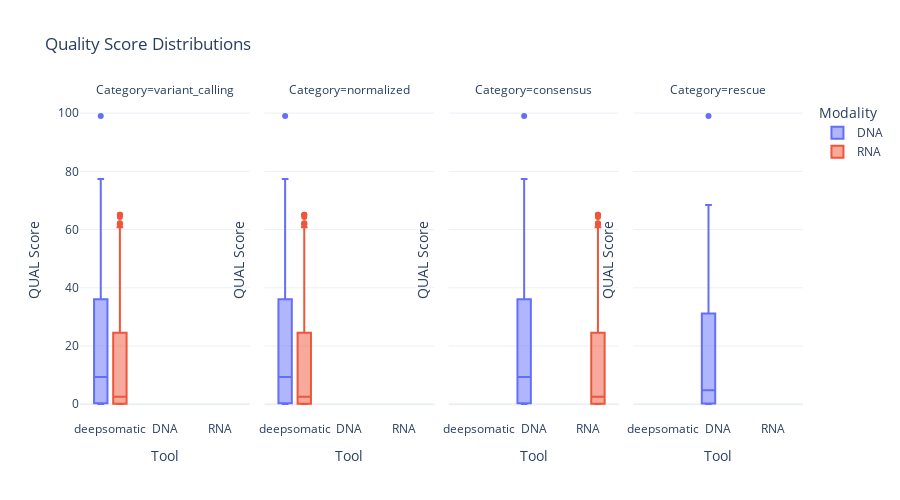

The notebook cell saved with this chart:
### Markdown cell above
### Plot 2: Quality Score Distributions

### Code cell
visualizer.plot_quality_distributions()

### Figure 1 — Plotly figure (JSON) as saved in the notebook; plotly's stock layout.template omitted (floating-point values rounded to 4 significant figures; data arrays with more than 128 entries replaced by an {"elided": "..."} marker saying what was removed)
{"data": [{"alignmentgroup": "True", "hovertemplate": "Modality=DNA<br>Category=variant_calling<br>Tool=%{x}<br>Quality=%{y}<extra></extra>", "legendgroup": "DNA", "marker": {"color": "#636efa"}, "name": "DNA", "notched": false, "offsetgroup": "DNA", "orientation": "v", "showlegend": true, "type": "box", "x": {"elided": "1000 str values"}, "x0": " ", "xaxis": "x", "y": {"elided": "1000 float values"}, "y0": " ", "yaxis": "y"}, {"alignmentgroup": "True", "hovertemplate": "Modality=DNA<br>Category=normalized<br>Tool=%{x}<br>Quality=%{y}<extra></extra>", "legendgroup": "DNA", "marker": {"color": "#636efa"}, "name": "DNA", "notched": false, "offsetgroup": "DNA", "orientation": "v", "showlegend": false, "type": "box", "x": {"elided": "1000 str values"}, "x0": " ", "xaxis": "x2", "y": {"elided": "1000 float values"}, "y0": " ", "yaxis": "y2"}, {"alignmentgroup": "True", "hovertemplate": "Modality=DNA<br>Category=consensus<br>Tool=%{x}<br>Quality=%{y}<extra></extra>", "legendgroup": "DNA", "marker": {"color": "#636efa"}, "name": "DNA", "notched": false, "offsetgroup": "DNA", "orientation": "v", "showlegend": false, "type": "box", "x": {"elided": "1000 str values"}, "x0": " ", "xaxis": "x3", "y": {"elided": "1000 float values"}, "y0": " ", "yaxis": "y3"}, {"alignmentgroup": "True", "hovertemplate": "Modality=DNA<br>Category=rescue<br>Tool=%{x}<br>Quality=%{y}<extra></extra>", "legendgroup": "DNA", "marker": {"color": "#636efa"}, "name": "DNA", "notched": false, "offsetgroup": "DNA", "orientation": "v", "showlegend": false, "type": "box", "x": {"elided": "1000 str values"}, "x0": " ", "xaxis": "x4", "y": {"elided": "1000 float values"}, "y0": " ", "yaxis": "y4"}, {"alignmentgroup": "True", "hovertemplate": "Modality=RNA<br>Category=variant_calling<br>Tool=%{x}<br>Quality=%{y}<extra></extra>", "legendgroup": "RNA", "marker": {"color": "#EF553B"}, "name": "RNA", "notched": false, "offsetgroup": "RNA", "orientation": "v", "showlegend": true, "type": "box", "x": {"elided": "1000 str values"}, "x0": " ", "xaxis": "x", "y": {"elided": "1000 float values"}, "y0": " ", "yaxis": "y"}, {"alignmentgroup": "True", "hovertemplate": "Modality=RNA<br>Category=normalized<br>Tool=%{x}<br>Quality=%{y}<extra></extra>", "legendgroup": "RNA", "marker": {"color": "#EF553B"}, "name": "RNA", "notched": false, "offsetgroup": "RNA", "orientation": "v", "showlegend": false, "type": "box", "x": {"elided": "1000 str values"}, "x0": " ", "xaxis": "x2", "y": {"elided": "1000 float values"}, "y0": " ", "yaxis": "y2"}, {"alignmentgroup": "True", "hovertemplate": "Modality=RNA<br>Category=consensus<br>Tool=%{x}<br>Quality=%{y}<extra></extra>", "legendgroup": "RNA", "marker": {"color": "#EF553B"}, "name": "RNA", "notched": false, "offsetgroup": "RNA", "orientation": "v", "showlegend": false, "type": "box", "x": {"elided": "1000 str values"}, "x0": " ", "xaxis": "x3", "y": {"elided": "1000 float values"}, "y0": " ", "yaxis": "y3"}], "layout": {"annotations": [{"font": {}, "showarrow": false, "text": "Category=variant_calling", "x": 0.1175, "xanchor": "center", "xref": "paper", "y": 1, "yanchor": "bottom", "yref": "paper"}, {"font": {}, "showarrow": false, "text": "Category=normalized", "x": 0.3725, "xanchor": "center", "xref": "paper", "y": 1, "yanchor": "bottom", "yref": "paper"}, {"font": {}, "showarrow": false, "text": "Category=consensus", "x": 0.6275, "xanchor": "center", "xref": "paper", "y": 1, "yanchor": "bottom", "yref": "paper"}, {"font": {}, "showarrow": false, "text": "Category=rescue", "x": 0.8825, "xanchor": "center", "xref": "paper", "y": 1, "yanchor": "bottom", "yref": "paper"}], "boxmode": "group", "height": 500, "legend": {"title": {"text": "Modality"}, "tracegroupgap": 0}, "title": {"text": "Quality Score Distributions"}, "xaxis": {"anchor": "y", "domain": [0, 0.235], "title": {"text": "Tool"}}, "xaxis2": {"anchor": "y2", "domain": [0.255, 0.49], "matches": "x", "title": {"text": "Tool"}}, "xaxis3": {"anchor": "y3", "domain": [0.51, 0.745], "matches": "x", "title": {"text": "Tool"}}, "xaxis4": {"anchor": "y4", "domain": [0.765, 1.0], "matches": "x", "title": {"text": "Tool"}}, "yaxis": {"anchor": "x", "domain": [0, 1], "title": {"text": "QUAL Score"}}, "yaxis2": {"anchor": "x2", "domain": [0, 1], "matches": "y", "showticklabels": false, "title": {"text": "QUAL Score"}}, "yaxis3": {"anchor": "x3", "domain": [0, 1], "matches": "y", "showticklabels": false, "title": {"text": "QUAL Score"}}, "yaxis4": {"anchor": "x4", "domain": [0, 1], "matches": "y", "showticklabels": false, "title": {"text": "QUAL Score"}}}}
